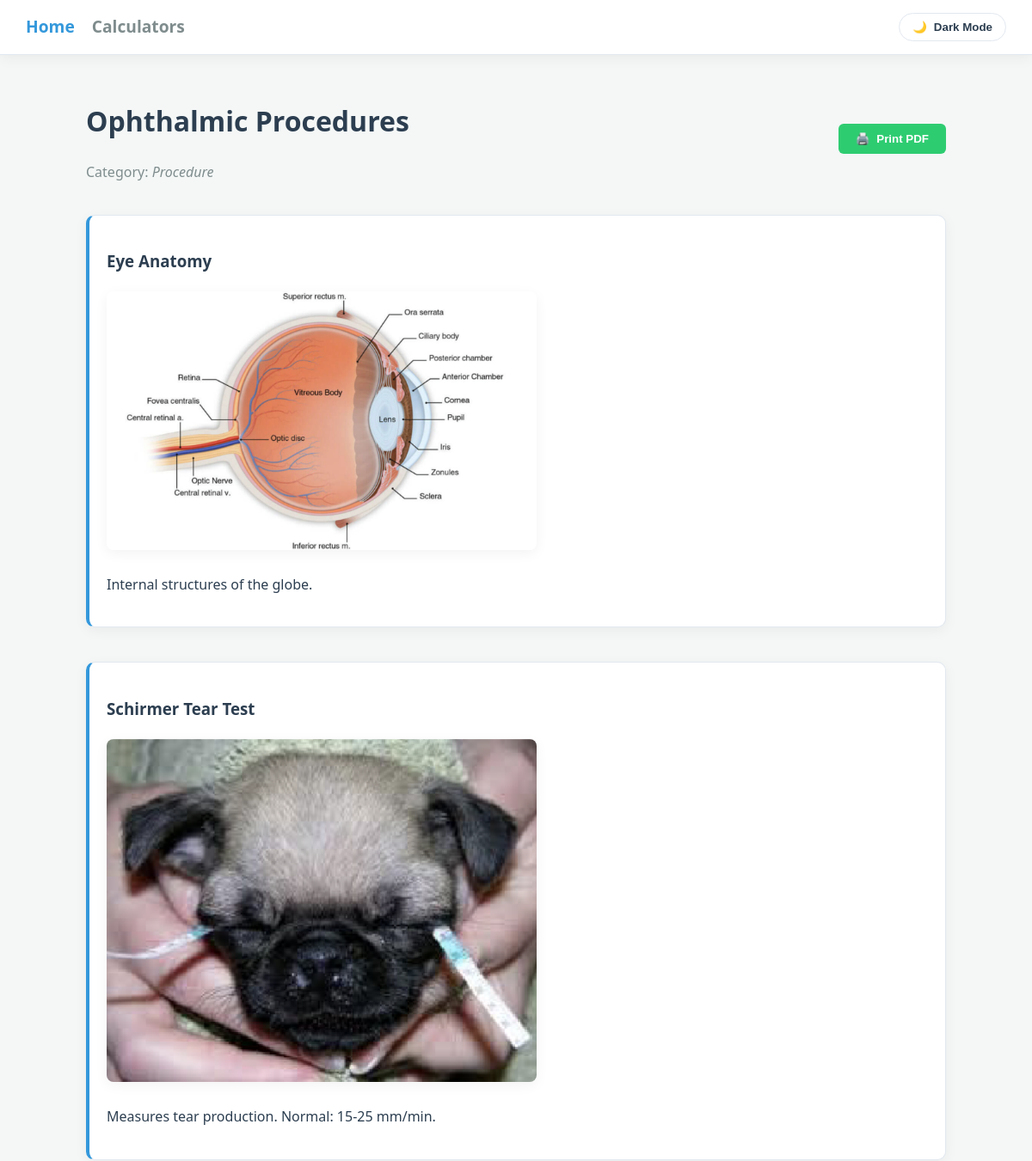
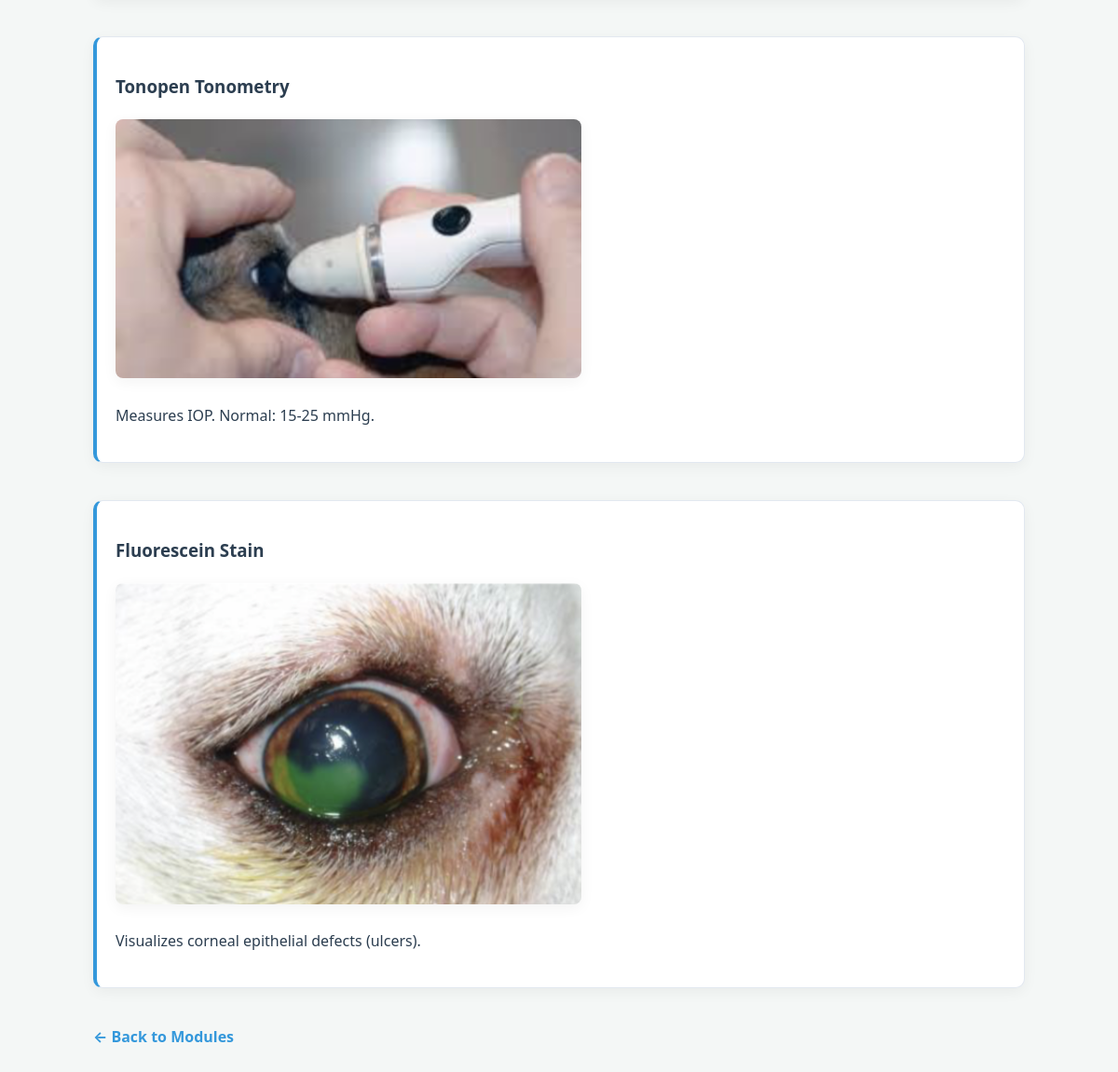
Page /topic/5 on the committed database (2 pictures, top to bottom).
### models.py (models this page shows)
class Topic(db.Model):
    id = db.Column(db.Integer, primary_key=True)
    module_id = db.Column(db.Integer, db.ForeignKey('study_module.id'))
    title = db.Column(db.String(100), nullable=False) # e.g., 'Bandaging Technique'
    category = db.Column(db.String(50)) # e.g., 'Procedure', 'Diagnostics', 'Math'
    sub_sections = db.relationship('SubSection', backref='topic', lazy=True)

class SubSection(db.Model):
    id = db.Column(db.Integer, primary_key=True)
    topic_id = db.Column(db.Integer, db.ForeignKey('topic.id'))
    heading = db.Column(db.String(200)) # e.g., 'The 3 Layers of a Bandage'
    content = db.Column(db.Text)        # The detailed notes
    image_filename = db.Column(db.String(100), nullable=True)
    structured_data = db.Column(db.JSON, nullable=True)

### app.py (the view)
@app.route('/topic/<int:topic_id>')
def topic_detail(topic_id):
    topic = Topic.query.get_or_404(topic_id)
    sub_sections = list(topic.sub_sections)
    if topic.category == "Study Tool":
        random.shuffle(sub_sections)
        for sub in sub_sections:
            if sub.structured_data and 'options' in sub.structured_data:
                random.shuffle(sub.structured_data['options'])
    if "ECG" in topic.title:
        return render_template('nursing/rhythm_library.html', topic=topic, sub_sections=sub_sections)
    return render_template('nursing/procedures.html', topic=topic, sub_sections=sub_sections)

### templates/nursing/procedures.html (shortened to what this page needs)
{% extends 'base.html' %}
{% block content %}
<div style="display: flex; justify-content: space-between; align-items: center; margin-bottom: 20px;">
    <div>
        <h1 style="color: var(--text-main);">{{ topic.title }}</h1>
        <p style="color: var(--text-muted);">Category: <em>{{ topic.category }}</em></p>
    </div>
    <div style="display: flex; gap: 10px; align-items: center;">
        <button onclick="window.print()" class="btn btn-primary" style="display: flex; align-items: center; gap: 8px; background-color: var(--success);">
            <span>🖨️</span> Print PDF
        </button>
    </div>
</div>
<div id="mainContent">
    {% if topic.category == "Study Tool" %}
        <form action="{{ url_for('submit_quiz', topic_id=topic.id) }}" method="POST">
            {% for sub in sub_sections %}
                <section class="quiz-section" style="margin-bottom: 40px; border-left: 4px solid var(--primary); padding-left: 20px;">
                    <h3 style="color: var(--primary);">
                        Q{{ loop.index }}: {{ sub.heading.split(':', 1)[1] if ':' in sub.heading else sub.heading }}
                    </h3>
                    <p style="font-size: 1.1em; margin-bottom: 20px; color: var(--text-main);">{{ sub.content }}</p>
                    {% if sub.structured_data and 'options' in sub.structured_data %}
                        <div style="display: grid; gap: 12px; max-width: 600px;">
                            {% for option in sub.structured_data.options %}
                                <label class="quiz-option">
                                    <input type="radio" name="question_{{ sub.id }}" value="{{ option }}" required>
                                    <span class="option-text">{{ option }}</span>
                                </label>
                            {% endfor %}
                        </div>
                    {% endif %}
                </section>
            {% endfor %}
            <div style="text-align: center; margin: 50px 0;">
                <button type="submit" class="submit-btn">
                    Submit My Answers
                </button>
            </div>
        </form>
    {% else %}
        {% for sub in sub_sections %}
            <section class="quiz-section" style="margin-bottom: 40px; border-left: 4px solid var(--primary); padding-left: 20px;">
                <h3 style="color: var(--text-main);">{{ sub.heading }}</h3>
                {% if sub.image_filename %}
                    <div style="margin: 20px 0; max-width: 500px;">
                        <img src="{{ url_for('static', filename='images/diagrams/' + sub.image_filename) }}"
                             alt="Clinical Diagram"
                             style="width: 100%; height: auto; border-radius: 8px; box-shadow: var(--shadow);">
                    </div>
                {% endif %}
                <p style="color: var(--text-main);">{{ sub.content }}</p>
            </section>
        {% endfor %}
    {% endif %}
</div>
<div class="back-link" style="margin-top: 20px; padding-bottom: 40px;">
    <a href="/" style="display: inline-block; color: var(--primary); text-decoration: none; font-weight: bold;">← Back to Modules</a>
</div>
{% endblock %}

### static/css/main.css (style rules this page uses)
:root { --bg-main: #f4f7f6; --bg-card: #ffffff; --text-main: #2c3e50; --text-muted: #7f8c8d; --primary: #3498db; --primary-hover: #2980b9; --success: #2ecc71; --danger: #e74c3c; --warning: #e67e22; --border-color: #e2e8f0; --shadow: 0 4px 15px rgba(0, 0, 0, 0.05); }
body { background-color: var(--bg-main); color: var(--text-main); font-family: 'Segoe UI', system-ui, -apple-system, sans-serif; line-height: 1.6; transition: background-color 0.3s ease, color 0.3s ease; margin: 0; padding: 0; }
h1, h2, h3, h4 { color: var(--text-main); }
.card, .quiz-section, .calculator-box { background-color: var(--bg-card); border: 1px solid var(--border-color); border-radius: 10px; box-shadow: var(--shadow); padding: 20px; transition: background-color 0.3s ease, border-color 0.3s ease; }
.btn { display: inline-block; padding: 10px 20px; border: none; border-radius: 6px; font-weight: bold; cursor: pointer; text-align: center; transition: all 0.2s ease; }
.btn-primary { background-color: var(--primary); color: white; }

### rows in the picture
Topic: title "Ophthalmic Procedures", category "Procedure"
SubSection: heading "Eye Anatomy", image_filename (picture), content "Internal structures of the globe."
SubSection: heading "Schirmer Tear Test", image_filename (picture), content "Measures tear production. Normal: 15-25 mm/min."
SubSection: heading "Tonopen Tonometry", image_filename (picture), content "Measures IOP. Normal: 15-25 mmHg."
SubSection: heading "Fluorescein Stain", image_filename (picture), content "Visualizes corneal epithelial defects (ulcers)."
